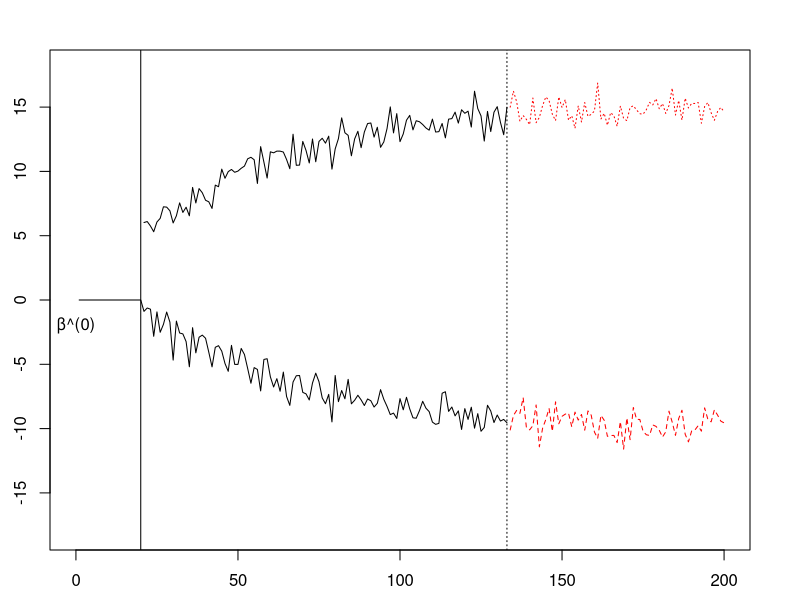

Generate this figure with R:
### picture for CA.

T = 200
d = 10
sigma=0.8

N = seq(1, T)
f = 2 * log(10) / T
y = -d * (1-exp(-N * f)) + rnorm(N, sd=sigma)
y1 = d * (1 - exp(-N * f)) + rnorm(N, sd=sigma)

t0 = as.integer(0.1 * T)

y <- c(rep(0, t0), y)
y1 <- c(rep(0, t0), 5 + y1)
par(mar=rep(2.5, 4))

to = as.integer(2 * T/3)

plot(head(N, to), head(y, to), ylim=c(-1.8*d, 1.8*d), type="l",
     xlim=c(0, T))
lines(tail(N, T-to), tail(y, T-to), lty=2, col="red")

lines(tail(head(N, to), to-t0), tail(head(y1, to), to-t0))
lines(tail(N, T-to), tail(y1, T-to), lty=3, col="red")

abline(v=0.1 * T)
# text(40, 15, "assigment Z")
# text(40, -10, "assigment Z=j1")
# text(180, -15, "β_jT(j1)")
# text(28, -15, "t=0")
# text(140, -15, "t=to")
abline(v=to, lty=3)
text(0, -2, "β^(0)")


